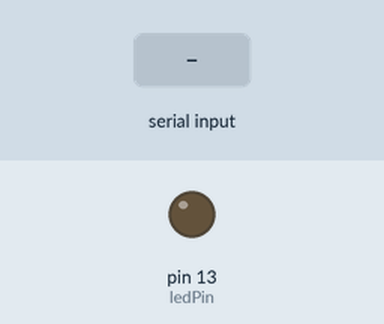
This sketch was run on a simulated Arduino Uno, built with avr-gcc and run on an emulated ATmega328P. Parts: output pins drawn as LEDs (lit = HIGH). The test bench sets the inputs (shaded band).

Above: at 1.2 s.
1.3 s: "30,150\n" received over Serial
At 1.31 s:
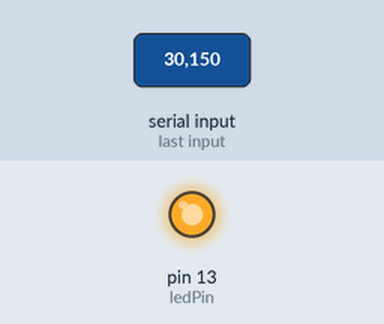
Timing chart, 0 to 10.3 s (numbered marks = the images above; inputs shaded):
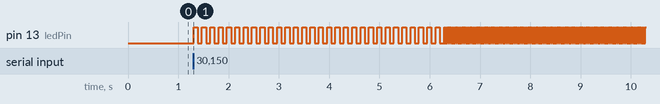

Measured:
- after the input at 1.3 s, pin 13 (ledPin): goes 30 × (HIGH 0.08 s, LOW 0.08 s), 125 × (HIGH 0.02 s, LOW 0.02 s), then HIGH, starting at once

The sketch:

Task5_serial_receiver.ino
```cpp
// ME381 ROBOTICS: Experiment 2
// Task5: UART serial receiver
// Open the serial monitor and enter a value between 0 to 10. Observe the LED.

const int ledPin = 13;  // LED pin

void setup() {
  pinMode(ledPin, OUTPUT);  // Set the LED pin as an output
  Serial.begin(9600);       // Initialize serial communication at 9600 bps
}

void loop() {
  if (Serial.available() > 0) {   // Check if data is available to read
    int num = Serial.parseInt();  // Read the number
    blinkLED(num);                // Blink the LED the number of times received
  }
}

void blinkLED(int num) {
  int interval = 5000 / num;  // Calculate the interval for blinking within 5 seconds
  for (int i = 0; i < num; i++) {
    digitalWrite(ledPin, HIGH);  // Turn the LED on
    delay(interval / 2);         // Wait for half of the interval
    digitalWrite(ledPin, LOW);   // Turn the LED off
    delay(interval / 2);         // Wait for the other half of the interval
  }
}
```
